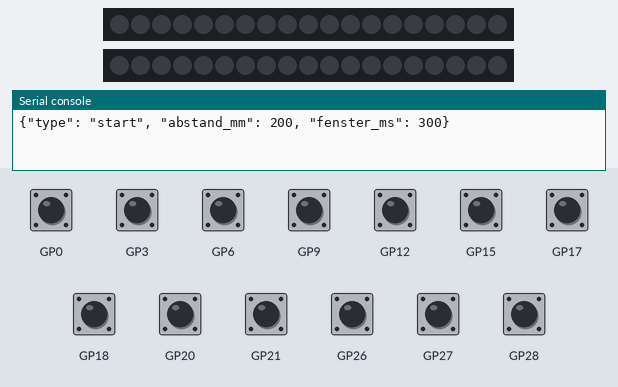
The program below on a simulated Raspberry Pi Pico running MicroPython. Shown: 2 × 19 RGB LEDs in strip order, left to right, the last lines printed to the serial console. Wiring (from the project's diagram.json): red button on GP0, red button on GP3, red button on GP6, red button on GP9, red button on GP12, red button on GP15, blue button on GP17, blue button on GP18, blue button on GP21, blue button on GP27, blue button on GP28. Inputs (shaded band) come from the test bench; at power-on: GP0, GP3, GP6, GP9, GP12, GP15, GP17, GP18, GP20, GP21, GP26–28 HIGH. Dim RGB values are drawn brighter than linear.

Above: at 1.2 s.
1.3 s: GP0 pulled LOW for 0.15 s
At 1.55 s:
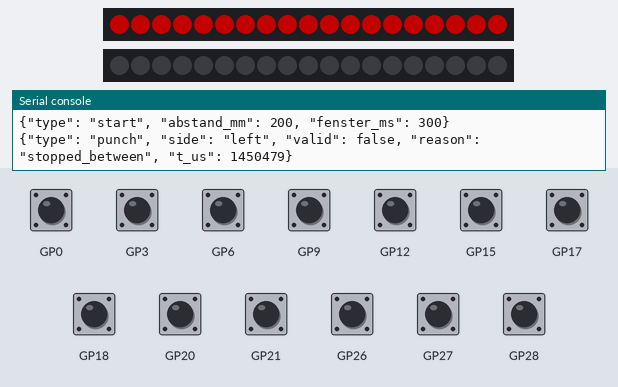
3.1 s: GP9 pulled LOW for 0.15 s
At 3.35 s:
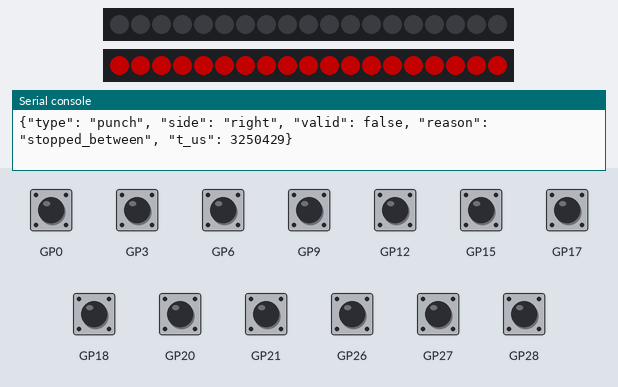
4.9 s: GP3 pulled LOW for 1 s
At 5.31 s:
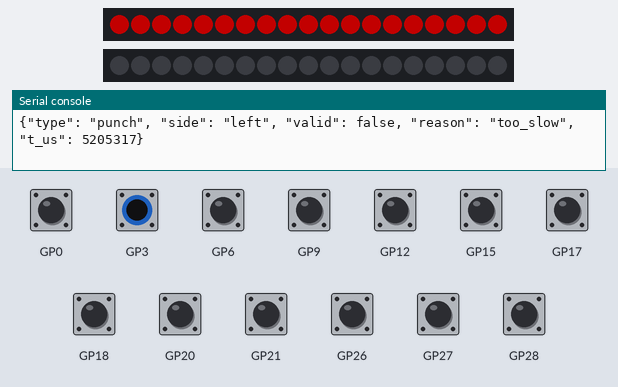
7.4 s: GP12 pulled LOW for 1 s
At 7.81 s:
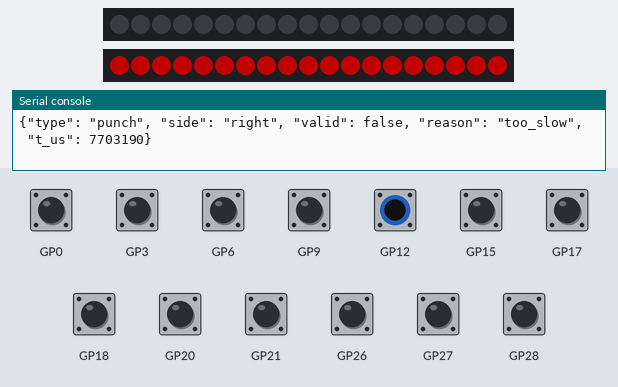
9.9 s: GP0 driven LOW and GP9 driven LOW
At 10.34 s:
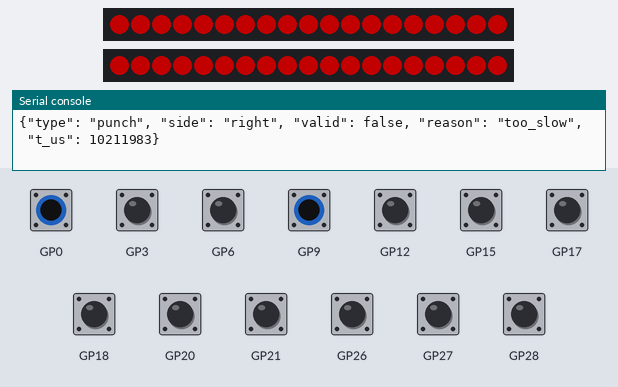
Timing chart, 0 to 12.9 s (numbered marks = the images above; inputs shaded):
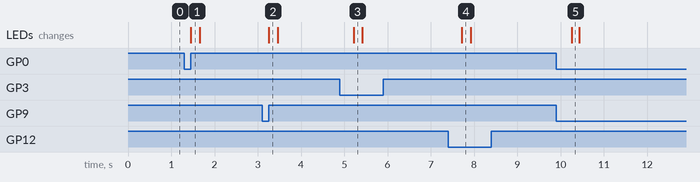

The program:

main.py
```python
# Messlogik-Prototyp für den Pico (MicroPython). Automatisch erzeugt von wokwi.py –
# Pinbelegung und Ebenenabstand kommen aus parameter.py. Läuft in Wokwi und auf dem echten Pico.
#
# Strahl frei = Pin HIGH (interner Pull-up), Strahl unterbrochen = LOW.
# Gültiger Schlag: Seite in Ebene A unterbrochen, danach B innerhalb von FENSTER_US.
# Der nächste Schlag dieser Seite zählt erst, wenn die Faust wieder vor A ist (A frei).
from machine import Pin
import neopixel
import time

ABSTAND_MM = 200          # Ebene A -> B
LED_PINS = {"left": 16, "right": 19}
LED_ANZAHL = 19
HELLIGKEIT = 0.35       # begrenzt den Strom (volle Helligkeit: 2.3 A)
BLINK_US = 200_000            # so lange leuchtet die Rückmeldung
FENSTER_US = 300_000          # max. Zeit von A bis B
ENTPRELL_US = 1_500           # Unterbrechung muss so lange stabil sein
MIN_MS = 1.0                  # langsamer = Durchschieben, zählt nicht

A_LINKS = [0, 3, 6]
A_RECHTS = [9, 12, 15]
B_STRAHLEN = [(28, -165), (27, -110), (26, -55), (21, 0), (20, 55), (18, 110), (17, 165)]       # (GPIO, Position in mm) – B wird pro Strahl ausgewertet


def eingaenge(liste):
    return [Pin(g, Pin.IN, Pin.PULL_UP) for g in liste]


class Ebene:
    """Entprellter Zustand 'irgendein Strahl der Gruppe unterbrochen'."""

    def __init__(self, pins):
        self.pins = eingaenge(pins)
        self.zu = False
        self.roh = False
        self.seit = time.ticks_us()

    def lesen(self, jetzt):
        roh = any(p.value() == 0 for p in self.pins)
        if roh != self.roh:
            self.roh, self.seit = roh, jetzt
        if roh != self.zu and time.ticks_diff(jetzt, self.seit) >= ENTPRELL_US:
            self.zu = roh
            return "zu" if roh else "auf"
        return None


streifen = {s: neopixel.NeoPixel(Pin(p), LED_ANZAHL) for s, p in LED_PINS.items()}
aus_um = {"left": None, "right": None}


def leuchten(seite, farbe):
    f = tuple(int(c * HELLIGKEIT) for c in farbe)
    streifen[seite].fill(f)
    streifen[seite].write()
    aus_um[seite] = time.ticks_add(time.ticks_us(), BLINK_US) if farbe != (0, 0, 0) else None


def melden(**werte):
    teile = []
    for k, v in werte.items():
        teile.append('"%s": %s' % (k, ('"%s"' % v) if isinstance(v, str) else
                                   ("true" if v is True else "false" if v is False else v)))
    print("{" + ", ".join(teile) + "}")
    if werte.get("type") == "punch":              # grün = gültig, rot = ungültig, auf der Seite des Schlags
        leuchten(werte["side"], (0, 255, 0) if werte["valid"] else (255, 0, 0))


a = {"left": Ebene(A_LINKS), "right": Ebene(A_RECHTS)}
b = [(Ebene([g]), x) for g, x in B_STRAHLEN]
zustand = {"left": "bereit", "right": "bereit"}
t_a = {"left": 0, "right": 0}
melden(type="start", abstand_mm=ABSTAND_MM, fenster_ms=FENSTER_US // 1000)

while True:
    jetzt = time.ticks_us()
    for s in aus_um:
        if aus_um[s] is not None and time.ticks_diff(jetzt, aus_um[s]) >= 0:
            leuchten(s, (0, 0, 0))
    # B pro Strahl: so löst auch die zweite Faust ein eigenes Ereignis aus, wenn die erste noch drin ist
    b_neu = [x for strahl, x in b if strahl.lesen(jetzt) == "zu"]
    for seite in ("left", "right"):
        e = a[seite].lesen(jetzt)
        if zustand[seite] == "bereit" and e == "zu":
            zustand[seite], t_a[seite] = "laeuft", jetzt
        elif zustand[seite] == "laeuft":
            if e == "auf":                                   # wieder raus, ohne B zu erreichen
                melden(type="punch", side=seite, valid=False, reason="stopped_between", t_us=jetzt)
                zustand[seite] = "bereit"
            elif time.ticks_diff(jetzt, t_a[seite]) > FENSTER_US:
                melden(type="punch", side=seite, valid=False, reason="too_slow", t_us=jetzt)
                zustand[seite] = "warten"
        elif zustand[seite] == "warten" and not a[seite].zu:
            zustand[seite] = "bereit"                         # zurückgezogen bis vor A
    for x in b_neu:
        # B gehört zu einer Seite, die noch auf B wartet – bevorzugt die Seite, auf der der Strahl liegt,
        # sonst die, die am längsten in A ist
        offen = [s for s in ("left", "right") if zustand[s] == "laeuft"]
        if offen:
            passend = [s for s in offen if x != 0 and (s == "left") == (x < 0)]
            seite = min(passend or offen, key=lambda s: t_a[s])
            dt = time.ticks_diff(jetzt, t_a[seite])
            v = ABSTAND_MM / dt * 1000                       # mm/µs -> m/s
            if v < MIN_MS:
                melden(type="punch", side=seite, valid=False, reason="too_slow", t_us=jetzt)
            else:
                melden(type="punch", side=seite, valid=True, speed_ms=round(v, 2),
                       speed_kmh=round(v * 3.6, 1), t_us=jetzt)
            zustand[seite] = "warten"
```

Measured:
- after the input at 1.3 s, the LEDs: change after 0.15 s (image 1)
- after the input at 3.1 s, the LEDs: change after 0.15 s (image 2)
- after the input at 4.9 s, the LEDs: change after 0.32 s (image 3)
- after the input at 7.4 s, the LEDs: change after 0.32 s (image 4)
- after the input at 9.9 s, the LEDs: change after 0.36 s (image 5)
